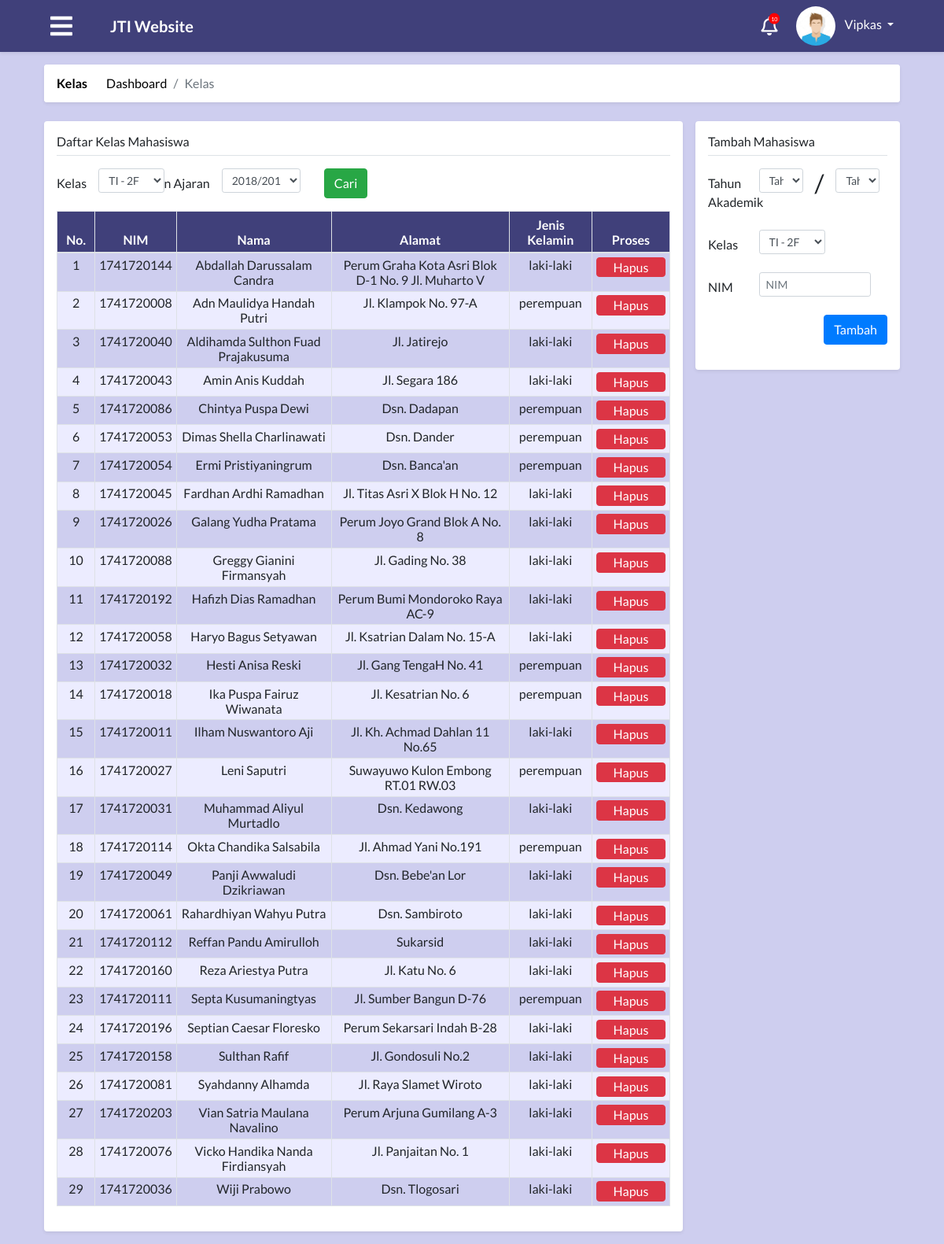
The app's page /module/index.php?module=kelas (signed in) with its own data.
### tables this page shows
CREATE TABLE `tabel_admin` (
  `id_admin` int(30) NOT NULL,
  `nama` varchar(50) NOT NULL,
  `nip` int(20) NOT NULL,
  `foto` text,
  `alamat` text,
  `tempat_lahir` varchar(50) DEFAULT NULL,
  `tangal_lahir` date DEFAULT NULL,
  `id_user` int(11) NOT NULL,
  `waktu_edit` datetime NOT NULL
);

CREATE TABLE `tabel_mahasiswa` (
  `id_mahasiswa` int(30) NOT NULL,
  `id_prodi` int(30) NOT NULL,
  `id_kelas` int(30) NOT NULL,
  `id_semester` int(11) NOT NULL,
  `nim` varchar(50) NOT NULL,
  `nama` varchar(100) NOT NULL,
  `alamat` varchar(250) DEFAULT NULL,
  `jenis_kelamin` enum('laki-laki','perempuan') NOT NULL,
  `tempat_lahir` varchar(50) DEFAULT NULL,
  `tanggal_lahir` date DEFAULT NULL,
  `foto` text,
  `waktu_edit` datetime DEFAULT NULL,
  `id_user` int(11) NOT NULL,
  `waktu_tambah` timestamp NOT NULL DEFAULT CURRENT_TIMESTAMP
);

### process/proses_kelas.php (called while the page is built, shortened)
<?php
function kelasData($con, $kelas)
{
    $kelasData = "select a.nim, a.nama as nama_mahasiswa, a.alamat, a.jenis_kelamin
    from tabel_mahasiswa a
    where a.id_kelas = '$kelas'";
    $resultKelasData = mysqli_query($con, $kelasData);
    return $resultKelasData;
}
function kelas($con)
{
	$kelas="select * from tabel_kelas";
	$resultKelas=mysqli_query($con, $kelas);
	return $resultKelas;
}
function tampilKelas($con, $id_kelas)
{
    $kelas = "select a.*, b.* from tabel_kelas a, tabel_prodi b where a.id_prodi=b.id_prodi and a.id_kelas=$id_kelas";
    $resultKelas = mysqli_query($con, $kelas);
    if(mysqli_num_rows($resultKelas)>0){
      $row=mysqli_fetch_assoc($resultKelas);
      $hasil= $row["kode"]." - ".$row["tingkat"].$row["kode_kelas"];
      return $hasil;
    }
    else
    {
      return "-";
    }
}
function minKelas($con)
{
	$minKelas = "select min(id_kelas) as minKelas from tabel_kelas";
	$resultMinKelas = mysqli_query($con, $minKelas);
	$rowMinKelas=mysqli_fetch_assoc($resultMinKelas);
	return $rowMinKelas["minKelas"];
}
  ?>

### module/admin/kelas/kelas.php (the view, shortened to what this page needs)
<?php
    include "../config/connection.php";
    include "../process/proses_kelas.php";
?>
<main role="main" class="container-fluid" id="kelas">
  <div class="row">
    <div class="col-md-12 p-0">
        <div class="m-2 bg-white shadow-sm rounded">
            <nav aria-label="breadcrumb">
                <ol class="breadcrumb">
                    <li class="pr-4 title "><a href="#"><strong>Kelas</strong></a></li>
                    <li class="breadcrumb-item"><a href="#">Dashboard</a></li>
                    <li class="breadcrumb-item active" aria-current="page">Kelas</li>
                </ol>
            </nav>
        </div>
    </div>
    <div class="col-md-9 p-0">
      <div class="m-2 p-3 bg-white mb-3 rounded shadow-sm">
        <h6 class="border-bottom border-gray pb-2 mb-0">Daftar Kelas Mahasiswa</h6>
        <div class="pt-3">
          <div class="container-fluid">
            <div class="row">
                <label class="col-form-label">Kelas</label>
                <div class="col-sm-1">
                    <select class="form-control w-auto form-control-sm" name="kelas" id="kelasCari">
                        <?php
                        $resultKelas=kelas($con);
                        if(mysqli_num_rows($resultKelas)){
                            while($rowKelas=mysqli_fetch_assoc($resultKelas)){
                            ?>
                            <option value="<?php echo $rowKelas["id_kelas"];?>"><?php echo tampilKelas($con,$rowKelas["id_kelas"]);?></option>
                            <?php
                            }
                        }else{
                            ?>
                            <option value="0">Kelas Kosong</option>
                            <?php
                        }
                        ?>
                    </select>
                </div>
                <label class="col-form-label">Tahun Ajaran</label>
                <div class="col-sm-2">
                    <select class="form-control form-control-sm" name="tahunajaran">
                        <option value="1">2018/2019</option>
                    </select>
                </div>
              <div class="col-md-2">
                <button id="cariKelas"class="btn btn-success btn-checkout text-white">Cari</button>
              </div>
            </div>
            <div class="row pt-2 mt-2 pl-0 scrollbar" id="tabelKelas">
                <?php $resultKelasData=kelasData($con, minKelas($con));
                if(mysqli_num_rows($resultKelasData) > 0)
                {?>
                    <table class="table table-striped table-bordered text-center">
                        <thead>
                            <tr>
                                <th>No.</th>
                                <th>NIM</th>
                                <th>Nama</th>
                                <th>Alamat </th>
                                <th>Jenis Kelamin</th>
                                <th>Proses</th>
                            </tr>
                        </thead>
                        <tbody>
                            <?php
                            $index=1;
                            while($rowKelas = mysqli_fetch_assoc($resultKelasData)){
                            ?>
                            <tr>
                                <td><?php echo $index; ?></td>
                                <td class="nimMahasiswa"><?php echo $rowKelas["nim"]; ?></td>
                                <td class="namaMahasiswa"><?php echo $rowKelas["nama_mahasiswa"]; ?></td>
                                <td class="alamatMahasiswa"><?php echo $rowKelas["alamat"]; ?></td>
                                <td class="jenisKelaminMahasiswa"><?php echo $rowKelas["jenis_kelamin"]; ?></td>
                                <td><button class=" tmbl-table btn btn-danger" type="button" class="pratinjau btn" data-toggle="modal" data-target="#hapus" class="edit">Hapus</button></td>
                            </tr>
                            <?php $index++;
                            }
                            ?>
                        </tbody>
                    </table>
                <?php
                }
                else
                {
                  ?>
                  <div class="text-center">
                    <p class="text-muted">Data Kosong</p>
                  </div>
                <?php
                }
                ?>
            </div>
          </div>
        </div>
      </div>
    </div>
    <div class="col-md-3 p-0">
      <div class="container-fluid m-0 p-0">
        <div class="row">
          <div class="col-md-12">
            <div class="m-2 p-3 bg-white rounded shadow-sm">
            <h6 class="border-bottom border-gray pb-2 mb-0">Tambah Mahasiswa</h6>
            <form class="pt-3" id="tambah-data">
                <div class="form-group row mt-0">
                    <label class="col-sm-3 col-form-label">Tahun Akademik</label>
                    <div class="col-sm-4">
                        <select class="form-control form-control-sm" name="tahunajaran">
                            <option value="">Tahun Ajaran</option>
                        </select>
                    </div>
                    <h2> / </h2>
                    <div class="col-sm-4">
                        <select class="form-control form-control-sm" name="tahunajaran">
                            <option value="">Tahun Ajaran</option>
                        </select>
                    </div>
                </div>
                <div class="form-group row mt-0">
                    <label class="col-sm-3 col-form-label">Kelas</label>
                    <div class="col-sm-4">
                      <select class="form-control w-auto form-control-sm" name="kelas" id="kelasCari">
                          <?php
                          $resultKelas=kelas($con);
                          if(mysqli_num_rows($resultKelas)){
                              while($rowKelas=mysqli_fetch_assoc($resultKelas)){
                              ?>
                              <option value="<?php echo $rowKelas["id_kelas"];?>"><?php echo tampilKelas($con,$rowKelas["id_kelas"]);?></option>
                              <?php
                              }
                          }else{
                              ?>
                              <option value="0">Kelas Kosong</option>
                              <?php
                          }
                          ?>
                      </select>
                    </div>
                </div>
                <div class="form-group row">
                    <label class="col-sm-3 col-form-label">NIM</label>
                    <div class="col-sm-8">
                    <input type="text" class="form-control form-control-sm" placeholder="NIM"></small>
                    </div>
                </div>
              <div class="form-group mb-0 row">
                <div class="col-sm-12 text-right">
                  <input type="submit" value="Tambah" class="btn btn-primary btn-checkout">
                </div>
              </div>
            </form>
            </div>
          </div>
        </div>
      </div>
    </div>
  </div>
</main>

### module/index.php (shortened to what this page needs)
<?php
include "../process/proses_modalPengaturan.php";
if (isset($_SESSION["id"])) {
  $level = $_SESSION['level'];
  $idUser = $_SESSION['id'];
} else {
  $message = "Login terlebih dahulu!";
  echo ("<script LANGUAGE='JavaScript'>
    window.alert('$message');
    window.location.href='../';
    </script>");
}
?>
<?php
switch ($level) {
  case 'admin':
    $queryUser = "SELECT a.*, b.* FROM tabel_user a, tabel_admin b WHERE a.id_user=$idUser and a.id_user=b.id_user";
    $resultUser = mysqli_query($con, $queryUser);
    $rowUser = mysqli_fetch_assoc($resultUser);
    $namaUser = $rowUser["nama"];
    break;
}
?>
<!DOCTYPE html>
<html>
<head>
  <?php
  include "../config/styles.php";
  ?>
</head>
<body>
  <nav class="app-navbar navbar navbar-expand-md navbar-dark bg-blue shadow-sm sticky-top mb-2">
    <?php
    if ($level == "admin") {
      ?>
      <a class="ml-5 mr-5" id="navigation-admin-btn"> <i class="fas fa-bars text-white burger-icon"></i></a>
    <?php
  } else {
    ?>
      <a class="ml-5 mr-5" id="navigation-btn"> <i class="fas fa-bars text-white burger-icon"></i></a>
    <?php
  }
  ?>
    <a class="navbar-brand " href="index.php?module=home"><b>JTI Website</b></a>
    <div class="collapse navbar-collapse" id="navbarCollapse">
      <i class="notification-icon text-white far fa-bell" onclick="location.href='index.php?module=notifikasi';">
        <span class="fas fa-circle notification-bubble"></span>
        <span class="notification-bubble-num">10</span>
      </i>
      <div class="dropdown mr-5">
        <img class="dropdown-toggle nav-profile-photo ml-4 " src="../attachment/img/<?php echo ($rowUser['foto'] == null) ? 'avatar.jpeg' : $rowUser['foto']; ?>" data-toggle="dropdown" aria-haspopup="true" aria-expanded="false" style="width:50px;height:50px;border-radius:50%;">
        <a href="#" class="dropdown-toggle ml-2 profile-link" id="dropdownMenuButton" data-toggle="dropdown" aria-haspopup="true" aria-expanded="false"><?php echo ($namaUser); ?>&nbsp;<b class="caret"></b></a>
      </div>
    </div>
  </nav>
  <div class="container-fluid px-5">
    <?php
    $module = $_GET["module"];
    if ($level == "mahasiswa") {
      switch ($module) {
        case "home":
          include "mahasiswa/home.php";
          break;
        case "kompenAbsen":
          include "mahasiswa/kompenAbsen.php";
          break;
        case "coba":
          include "mahasiswa/coba.php";
          break;
        case "krs":
          include "mahasiswa/krs.php";
          break;
        case "jadwal":
          include "mahasiswa/jadwal.php";
          break;
        case "nilai":
          include "mahasiswa/nilai.php";
          break;
        case "nilaiError":
          include "mahasiswa/nilaiError.php";
          break;
        case "kelasKosong":
          include "mahasiswa/kelasKosong.php";
          break;
        case "notifikasi":
          include "notifikasi.php";
          break;
        default:
          include "404.php";
      }
    } else if ($level == "admin") {
      switch ($module) {
        case "kelas":
          include "admin/kelas/kelas.php";
          break;
      }
    }
      ?>
  </div>
</body>
</html>

### css/style.css (style rules this page uses)
* { font-family: "Lato"; }
body, html { margin: 0; padding: 0; }
body { background-color: #ceceef !important; }
.app-navbar { z-index: 0; }
.burger-icon { font-size: 2em; }
.notification-icon { font-size: 1.5em; position: relative; cursor: pointer; }
.notification-bubble { position: absolute; font-size: 0.6em; top: -4px; color: red; right: -3px; }
.notification-bubble-num { position: absolute; font-size: 0.3em; top: 0px; color: #ffffff; right: 0px; }
.profile-link:link { color: #ffffff; text-decoration: none; }
.profile-link { color: #ffffff; text-decoration: none; }
.nav-profile-photo { width: 2.5em; border-radius: 50%; }
.app-navbar { z-index: 1; }
.bg-blue { background-color: #40407a; }
#navigation-btn, #navigation-admin-btn, .pointer { cursor: pointer; }
.table-striped > thead > tr > th { padding: 0.4em; padding-left: 0.7em; padding-right: 0.7em; }
.table-striped > thead > tr > th { background-color: #40407a; color: white; }
.table-striped > tbody > tr:nth-child(odd) > td { background-color: #ceceef; }
.table-striped > tbody > tr:nth-child(even) > td { background-color: #ececff; }
.table-striped > tbody > tr > td { font-size: 1em; padding: 0.3em; }
.table-striped .btn { height: 1.6em; padding-bottom: 0; padding-top: 0; padding-left: 1.3em; padding-right: 1.3em; }
.breadcrumb a { text-decoration: none; color: black; }
.breadcrumb { background: white; }

### css/login.css (style rules this page uses)
body { padding-top: 0 !important; }

### css/notifikasi.css (style rules this page uses)
td { border-top: 2px solid rgb(187, 187, 187); border-bottom: 2px solid rgb(187, 187, 187); }

### records on screen
tabel_admin: nama "Vipkas"
tabel_mahasiswa: nim "1741720144", nama "Abdallah Darussalam Candra", alamat "Perum Graha Kota Asri Blok D-1 No. 9 Jl. Muharto V", jenis_kelamin "laki-laki"
tabel_mahasiswa: nim "1741720008", nama "Adn Maulidya Handah Putri", alamat "Jl. Klampok No. 97-A", jenis_kelamin "perempuan"
tabel_mahasiswa: nim "1741720040", nama "Aldihamda Sulthon Fuad Prajakusuma", alamat "Jl. Jatirejo", jenis_kelamin "laki-laki"
tabel_mahasiswa: nim "1741720043", nama "Amin Anis Kuddah", alamat "Jl. Segara 186", jenis_kelamin "laki-laki"
tabel_mahasiswa: nim "1741720086", nama "Chintya Puspa Dewi", alamat "Dsn. Dadapan", jenis_kelamin "perempuan"
tabel_mahasiswa: nim "1741720053", nama "Dimas Shella Charlinawati", alamat "Dsn. Dander", jenis_kelamin "perempuan"
tabel_mahasiswa: nim "1741720054", nama "Ermi Pristiyaningrum", alamat "Dsn. Banca'an", jenis_kelamin "perempuan"
tabel_mahasiswa: nim "1741720045", nama "Fardhan Ardhi Ramadhan", alamat "Jl. Titas Asri X Blok H No. 12", jenis_kelamin "laki-laki"
tabel_mahasiswa: nim "1741720026", nama "Galang Yudha Pratama", alamat "Perum Joyo Grand Blok A No. 8", jenis_kelamin "laki-laki"
tabel_mahasiswa: nim "1741720088", nama "Greggy Gianini Firmansyah", alamat "Jl. Gading No. 38", jenis_kelamin "laki-laki"
tabel_mahasiswa: nim "1741720192", nama "Hafizh Dias Ramadhan", alamat "Perum Bumi Mondoroko Raya AC-9", jenis_kelamin "laki-laki"
tabel_mahasiswa: nim "1741720058", nama "Haryo Bagus Setyawan", alamat "Jl. Ksatrian Dalam No. 15-A", jenis_kelamin "laki-laki"
tabel_mahasiswa: nim "1741720032", nama "Hesti Anisa Reski", alamat "Jl. Gang TengaH No. 41", jenis_kelamin "perempuan"
tabel_mahasiswa: nim "1741720018", nama "Ika Puspa Fairuz Wiwanata", alamat "Jl. Kesatrian No. 6", jenis_kelamin "perempuan"
tabel_mahasiswa: nim "1741720011", nama "Ilham Nuswantoro Aji", alamat "Jl. Kh. Achmad Dahlan 11 No.65", jenis_kelamin "laki-laki"
tabel_mahasiswa: nim "1741720027", nama "Leni Saputri", alamat "Suwayuwo Kulon Embong RT.01 RW.03", jenis_kelamin "perempuan"
tabel_mahasiswa: nim "1741720031", nama "Muhammad Aliyul Murtadlo", alamat "Dsn. Kedawong", jenis_kelamin "laki-laki"
tabel_mahasiswa: nim "1741720114", nama "Okta Chandika Salsabila", alamat "Jl. Ahmad Yani No.191", jenis_kelamin "perempuan"
tabel_mahasiswa: nim "1741720049", nama "Panji Awwaludi Dzikriawan", alamat "Dsn. Bebe'an Lor", jenis_kelamin "laki-laki"
tabel_mahasiswa: nim "1741720061", nama "Rahardhiyan Wahyu Putra", alamat "Dsn. Sambiroto", jenis_kelamin "laki-laki"
tabel_mahasiswa: nim "1741720112", nama "Reffan Pandu Amirulloh", alamat "Sukarsid", jenis_kelamin "laki-laki"
tabel_mahasiswa: nim "1741720160", nama "Reza Ariestya Putra", alamat "Jl. Katu No. 6", jenis_kelamin "laki-laki"
tabel_mahasiswa: nim "1741720111", nama "Septa Kusumaningtyas", alamat "Jl. Sumber Bangun D-76", jenis_kelamin "perempuan"
tabel_mahasiswa: nim "1741720196", nama "Septian Caesar Floresko", alamat "Perum Sekarsari Indah B-28", jenis_kelamin "laki-laki"
tabel_mahasiswa: nim "1741720158", nama "Sulthan Rafif", alamat "Jl. Gondosuli No.2", jenis_kelamin "laki-laki"
tabel_mahasiswa: nim "1741720081", nama "Syahdanny Alhamda", alamat "Jl. Raya Slamet Wiroto", jenis_kelamin "laki-laki"
tabel_mahasiswa: nim "1741720203", nama "Vian Satria Maulana Navalino", alamat "Perum Arjuna Gumilang A-3", jenis_kelamin "laki-laki"
tabel_mahasiswa: nim "1741720076", nama "Vicko Handika Nanda Firdiansyah", alamat "Jl. Panjaitan No. 1", jenis_kelamin "laki-laki"
tabel_mahasiswa: nim "1741720036", nama "Wiji Prabowo", alamat "Dsn. Tlogosari", jenis_kelamin "laki-laki"

### other values on screen
form field kelas "TI - 2F"
